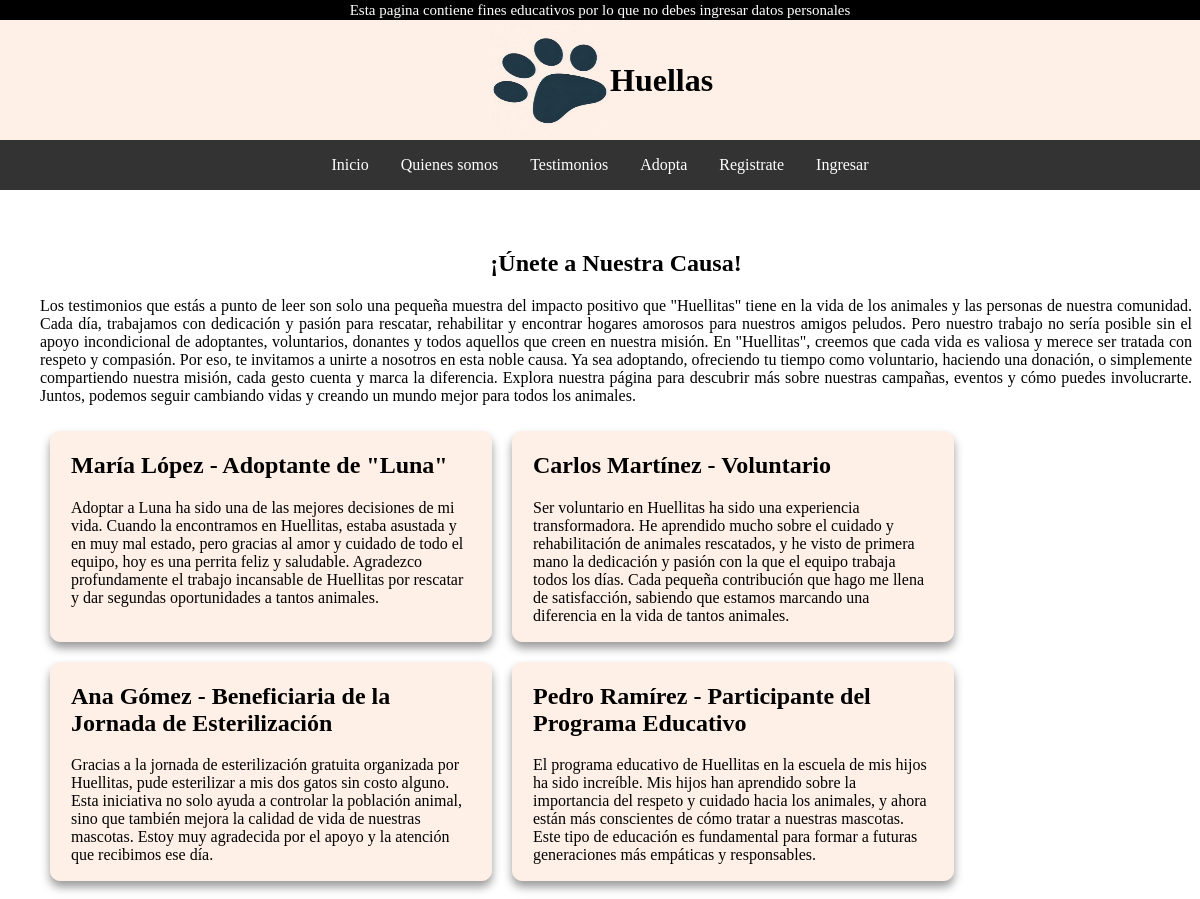
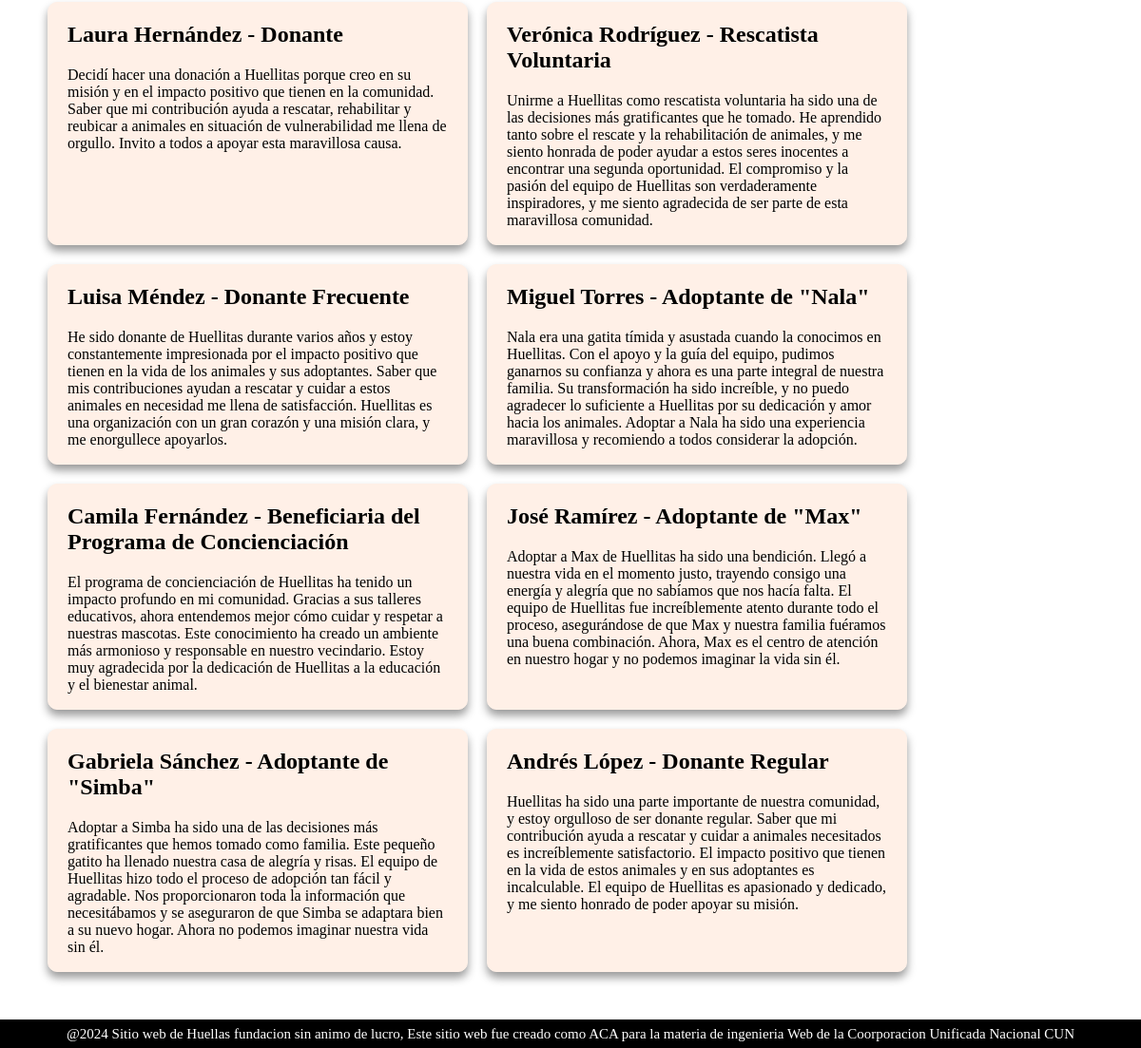
The page /Testimonios on the database its author committed (2 pictures, top to bottom).
### app/models.py (models this page shows, shortened)
class Testimonios(models.Model):
    NOMBRE_APELLIDO = models.CharField(max_length=200)
    ACCION = models.CharField(max_length=200)
    TESTIMONIO = models.TextField(blank=False, null=False)

### app/views.py (the view)
# urls.py: path('Testimonios', views.pagina_testimonios, name="Testimonios"),
def pagina_testimonios(request):
    _Testimonios = Testimonios.objects.all()
    return render(request, 'Testimonios.html',{
        'Testimonios': _Testimonios
    })

### app/templates/Testimonios.html
{% extends 'Layouts/Base.html' %}
{% block content %}
<section class="Section-Testimonios">
    <h1 class="Title-Testimonios">¡Únete a Nuestra Causa!</h1>
    <p class="introduccion-testimonios">
        Los testimonios que estás a punto de leer son solo una pequeña muestra del impacto positivo que "Huellitas" tiene en la vida de los animales y las personas de nuestra comunidad. Cada día, trabajamos con dedicación y pasión para rescatar, rehabilitar y encontrar hogares amorosos para nuestros amigos peludos. Pero nuestro trabajo no sería posible sin el apoyo incondicional de adoptantes, voluntarios, donantes y todos aquellos que creen en nuestra misión.
        En "Huellitas", creemos que cada vida es valiosa y merece ser tratada con respeto y compasión. Por eso, te invitamos a unirte a nosotros en esta noble causa. Ya sea adoptando, ofreciendo tu tiempo como voluntario, haciendo una donación, o simplemente compartiendo nuestra misión, cada gesto cuenta y marca la diferencia.
        Explora nuestra página para descubrir más sobre nuestras campañas, eventos y cómo puedes involucrarte. Juntos, podemos seguir cambiando vidas y creando un mundo mejor para todos los animales.
    </p>
    <div class="Container-Testimonios">
        {% for Testimonio in Testimonios %}
        <div class="Card-Testimonio">
            <h1 class="Title-Testimonio">{{ Testimonio.NOMBRE_APELLIDO }} - {{ Testimonio.ACCION}} </h1>
            <p class="Text-Testimonio"> {{ Testimonio.TESTIMONIO }} </p>
        </div>
        {% endfor %}
    </div>
</section>
{% endblock %}

### app/static/css/style.css (style rules this page uses)
body, html { margin: 0; padding: 0; height: 100%; display: flex; flex-direction: column; }
.Section-Testimonios { margin: 20px; padding: 20px; width: 96%; height: auto; }
.Title-Testimonios { align-items: center; justify-content: center; text-align: center; font-weight: bolder; }
.introduccion-testimonios { font-weight: lighter; text-align:justify; }
.Container-Testimonios, .Container-section-adoptame { display: flex; flex-wrap: wrap; justify-content: flex-start; }
.Card-Testimonio { border: 1px solid #fff0e7; background-color: #fff0e7; border-radius: 10px; box-shadow: 0 6px 10px rgba(0, 0, 0, 0.4); margin: 10px; padding-inline: 20px; width: 400px; height: auto; }

### rows shown on the page
Testimonios: NOMBRE_APELLIDO "María López", ACCION "Adoptante de \"Luna\"", TESTIMONIO "Adoptar a Luna ha sido una de las mejores decisiones de mi vida. Cuando la encontramos en Huellitas, estaba asustada y en muy mal estado, pero gracias al amor y cuidado de todo el equipo, hoy es una perrita feliz y saludable. Agradezco profundamente el trabajo incansable de Huellitas por rescatar y dar segundas oportunidades a tantos animales."
Testimonios: NOMBRE_APELLIDO "Carlos Martínez", ACCION "Voluntario", TESTIMONIO "Ser voluntario en Huellitas ha sido una experiencia transformadora. He aprendido mucho sobre el cuidado y rehabilitación de animales rescatados, y he visto de primera mano la dedicación y pasión con la que el equipo trabaja todos los días. Cada pequeña contribución que hago me llena de satisfacción, sabiendo que estamos marcando una diferencia en la vida de tantos animales."
Testimonios: NOMBRE_APELLIDO "Ana Gómez", ACCION "Beneficiaria de la Jornada de Esterilización", TESTIMONIO "Gracias a la jornada de esterilización gratuita organizada por Huellitas, pude esterilizar a mis dos gatos sin costo alguno. Esta iniciativa no solo ayuda a controlar la población animal, sino que también mejora la calidad de vida de nuestras mascotas. Estoy muy agradecida por el apoyo y la atención que recibimos ese día."
Testimonios: NOMBRE_APELLIDO "Pedro Ramírez", ACCION "Participante del Programa Educativo", TESTIMONIO "El programa educativo de Huellitas en la escuela de mis hijos ha sido increíble. Mis hijos han aprendido sobre la importancia del respeto y cuidado hacia los animales, y ahora están más conscientes de cómo tratar a nuestras mascotas. Este tipo de educación es fundamental para formar a futuras generaciones más empáticas y responsables."
Testimonios: NOMBRE_APELLIDO "Laura Hernández", ACCION "Donante", TESTIMONIO "Decidí hacer una donación a Huellitas porque creo en su misión y en el impacto positivo que tienen en la comunidad. Saber que mi contribución ayuda a rescatar, rehabilitar y reubicar a animales en situación de vulnerabilidad me llena de orgullo. Invito a todos a apoyar esta maravillosa causa."
Testimonios: NOMBRE_APELLIDO "Verónica Rodríguez", ACCION "Rescatista Voluntaria", TESTIMONIO "Unirme a Huellitas como rescatista voluntaria ha sido una de las decisiones más gratificantes que he tomado. He aprendido tanto sobre el rescate y la rehabilitación de animales, y me siento honrada de poder ayudar a estos seres inocentes a encontrar una segunda oportunidad. El compromiso y la pasión del equipo de Huellitas son verdaderamente inspiradores, y me siento agradecida de ser parte de esta maravillosa comunidad."
Testimonios: NOMBRE_APELLIDO "Luisa Méndez", ACCION "Donante Frecuente", TESTIMONIO "He sido donante de Huellitas durante varios años y estoy constantemente impresionada por el impacto positivo que tienen en la vida de los animales y sus adoptantes. Saber que mis contribuciones ayudan a rescatar y cuidar a estos animales en necesidad me llena de satisfacción. Huellitas es una organización con un gran corazón y una misión clara, y me enorgullece apoyarlos."
Testimonios: NOMBRE_APELLIDO "Miguel Torres", ACCION "Adoptante de \"Nala\"", TESTIMONIO "Nala era una gatita tímida y asustada cuando la conocimos en Huellitas. Con el apoyo y la guía del equipo, pudimos ganarnos su confianza y ahora es una parte integral de nuestra familia. Su transformación ha sido increíble, y no puedo agradecer lo suficiente a Huellitas por su dedicación y amor hacia los animales. Adoptar a Nala ha sido una experiencia maravillosa y recomiendo a todos considerar la adopción."
Testimonios: NOMBRE_APELLIDO "Camila Fernández", ACCION "Beneficiaria del Programa de Concienciación", TESTIMONIO "El programa de concienciación de Huellitas ha tenido un impacto profundo en mi comunidad. Gracias a sus talleres educativos, ahora entendemos mejor cómo cuidar y respetar a nuestras mascotas. Este conocimiento ha creado un ambiente más armonioso y responsable en nuestro vecindario. Estoy muy agradecida por la dedicación de Huellitas a la educación y el bienestar animal."
Testimonios: NOMBRE_APELLIDO "José Ramírez", ACCION "Adoptante de \"Max\"", TESTIMONIO "Adoptar a Max de Huellitas ha sido una bendición. Llegó a nuestra vida en el momento justo, trayendo consigo una energía y alegría que no sabíamos que nos hacía falta. El equipo de Huellitas fue increíblemente atento durante todo el proceso, asegurándose de que Max y nuestra familia fuéramos una buena combinación. Ahora, Max es el centro de atención en nuestro hogar y no podemos imaginar la vida sin él."
Testimonios: NOMBRE_APELLIDO "Gabriela Sánchez", ACCION "Adoptante de \"Simba\"", TESTIMONIO "Adoptar a Simba ha sido una de las decisiones más gratificantes que hemos tomado como familia. Este pequeño gatito ha llenado nuestra casa de alegría y risas. El equipo de Huellitas hizo todo el proceso de adopción tan fácil y agradable. Nos proporcionaron toda la información que necesitábamos y se aseguraron de que Simba se adaptara bien a su nuevo hogar. Ahora no podemos imaginar nuestra vida sin él."
Testimonios: NOMBRE_APELLIDO "Andrés López", ACCION "Donante Regular", TESTIMONIO "Huellitas ha sido una parte importante de nuestra comunidad, y estoy orgulloso de ser donante regular. Saber que mi contribución ayuda a rescatar y cuidar a animales necesitados es increíblemente satisfactorio. El impacto positivo que tienen en la vida de estos animales y en sus adoptantes es incalculable. El equipo de Huellitas es apasionado y dedicado, y me siento honrado de poder apoyar su misión."
